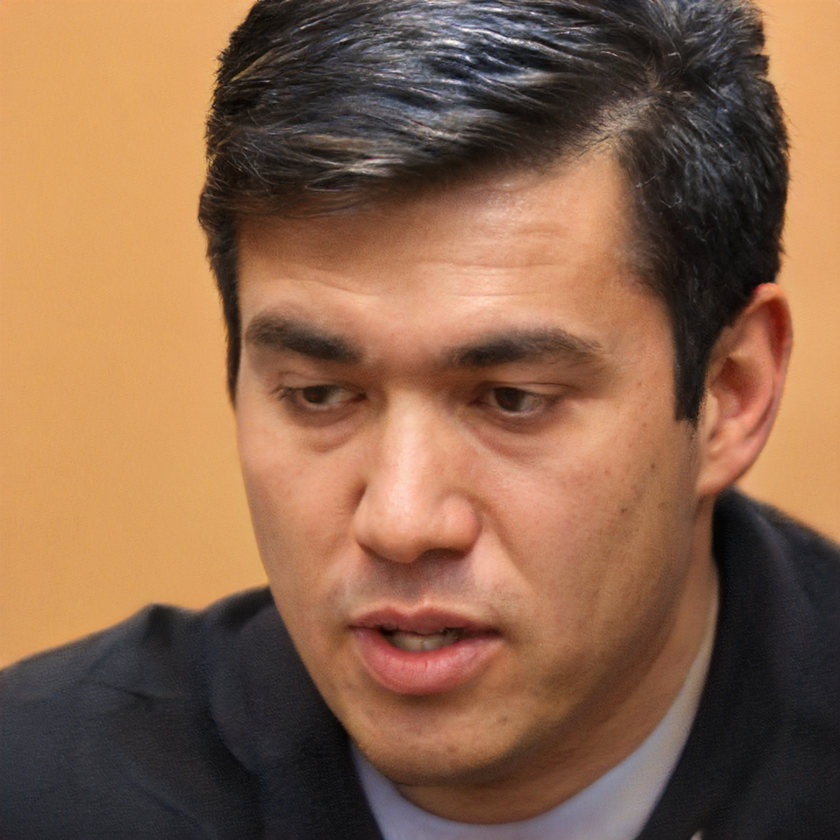
#> input picture cvDemo/resource/1.png, 840 x 840 px, shrunk from 1024 x 1024 before the run
$ python PILDemo.py
#> lines starting #> are read from the running program, lines starting #| are printed output that depends on the picture; after the words box and inside, x2 and y2 are one past the last pixel; in counts of white or black regions, pixels touching at a corner belong together
# 图片二值化
from PIL import Image
img = Image.open('resource/1.png')
#> img is the input picture: PIL image 840x840 RGB; mean R, G, B 138.5, 101.1, 75.3

# 模式L”为灰色图像，它的每个像素用8个bit表示，0表示黑，255表示白，其他数字表示不同的灰度。
Img = img.convert('L')
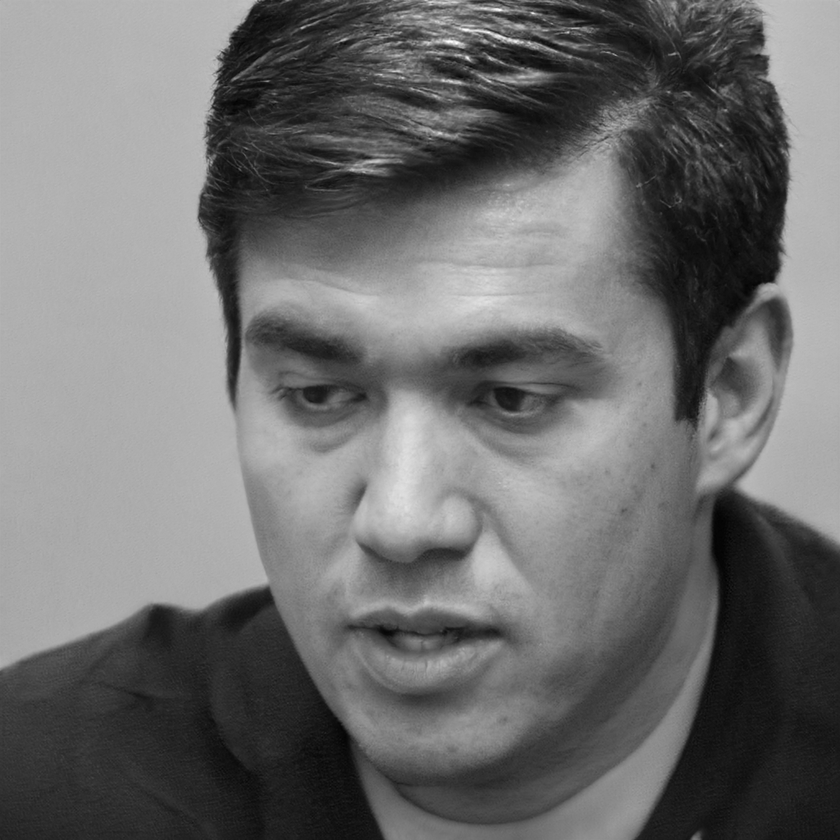
#> Img: PIL image 840x840 L; min 2, max 255, mean 109.3
Img.save("test1.jpg")

# 自定义灰度界限，大于这个值为黑色，小于这个值为白色
threshold = 156

table = []
for i in range(256):
    if i < threshold:
        table.append(0)
    else:
        table.append(1)

# 图片二值化
photo = Img.point(table, '1')
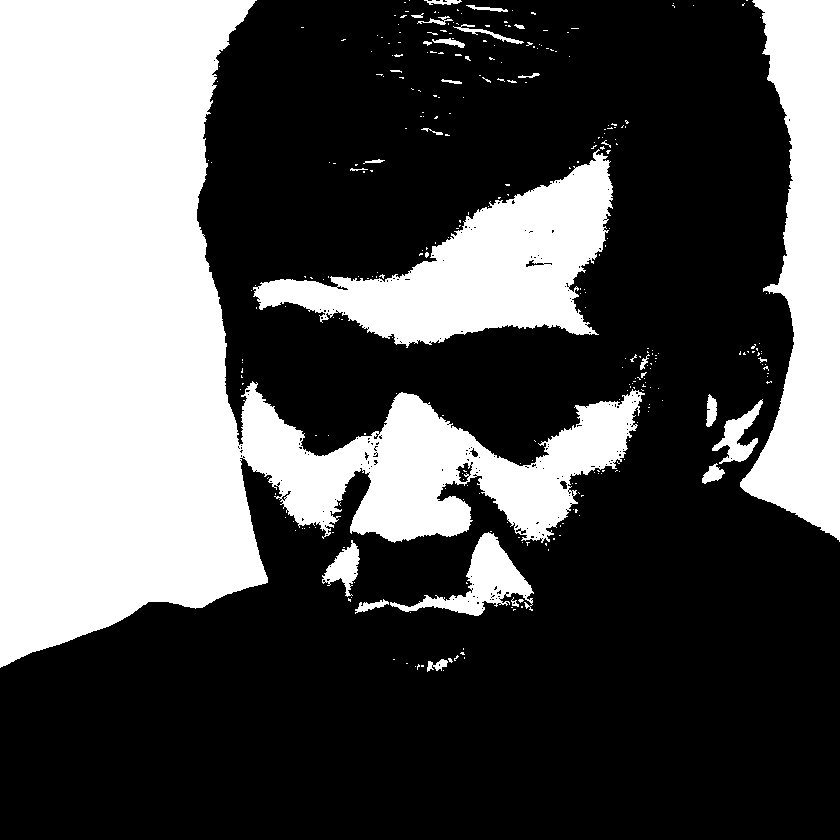
#> photo: PIL image 840x840 1; 34.6% white; 311 white regions (283 under 20 px), largest, box (x1, y1, x2, y2) and area: (0, 0, 645, 668) 172964, (740, 0, 840, 542) 32536, (253, 149, 613, 348) 29196
photo.save("test2.jpg")
